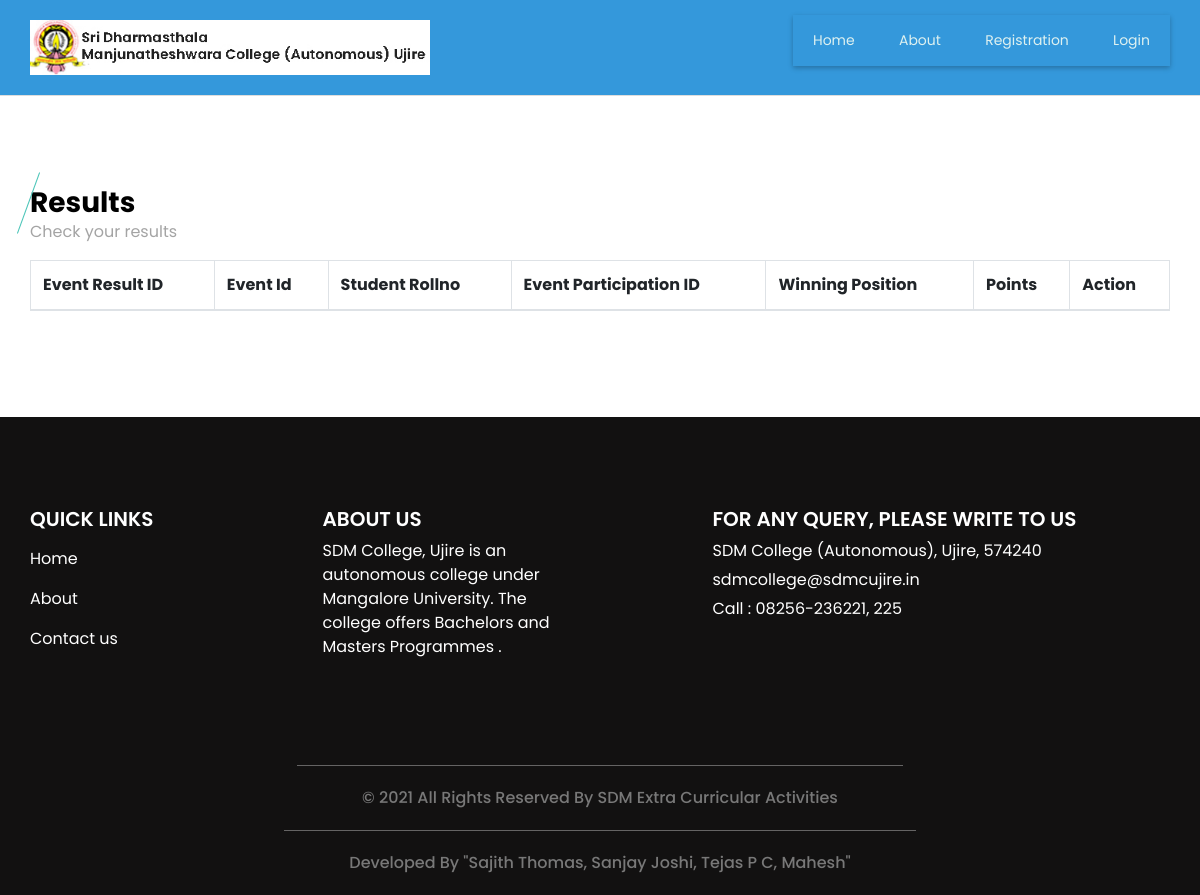
The page /view_event_result_status.php on the database as committed earlier.
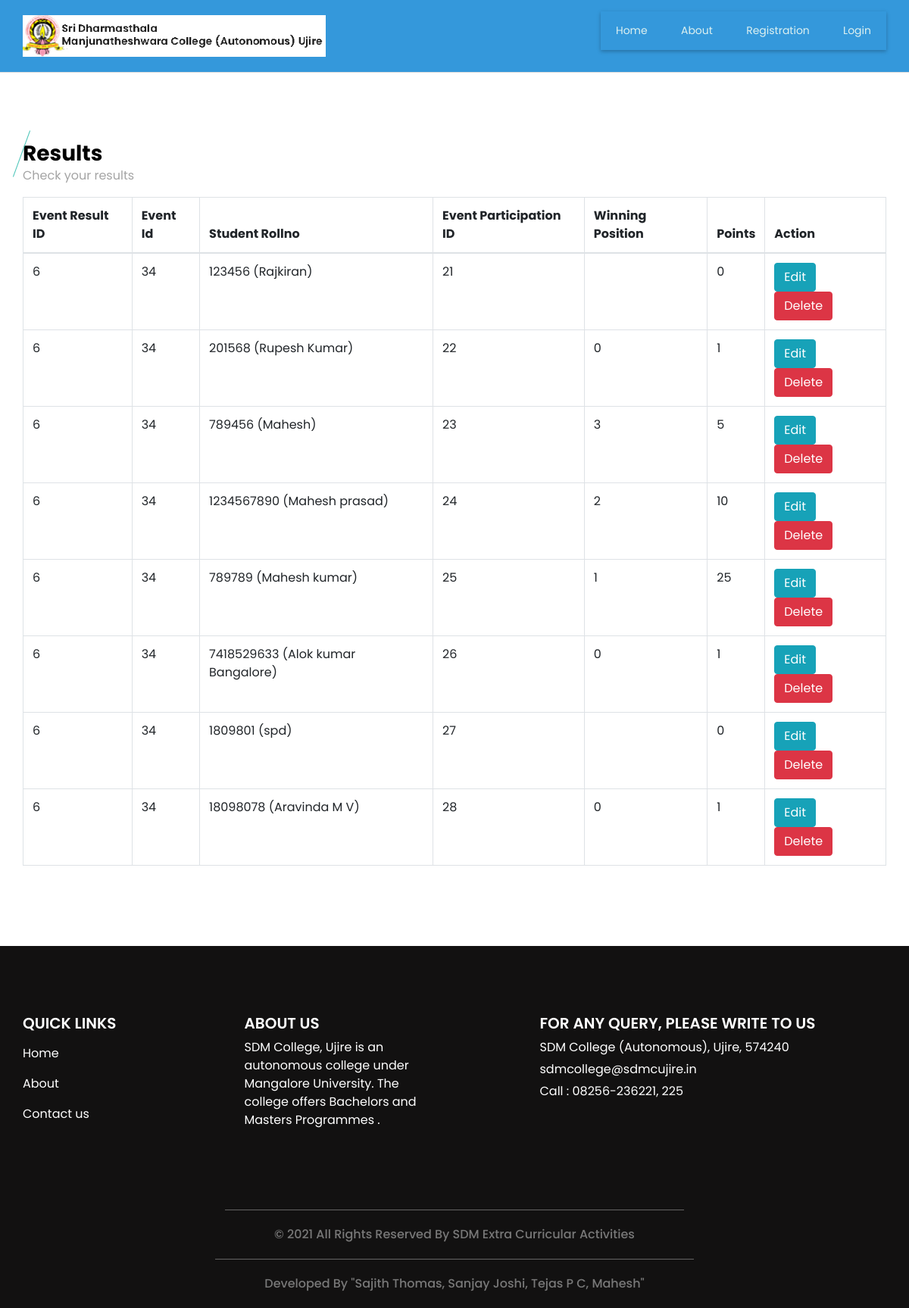
The same page on the database as committed later.
### tables this page shows
CREATE TABLE `event_result_status` (
  `result_status_id` int(11) NOT NULL,
  `event_result_id` int(11) NOT NULL,
  `event_id` int(11) NOT NULL,
  `student_id` int(11) NOT NULL,
  `event_participation_id` int(11) NOT NULL,
  `winning_position` varchar(25) NOT NULL,
  `point` int(11) NOT NULL,
  `event_participation_type` varchar(25) NOT NULL,
  `team` varchar(25) NOT NULL
);

CREATE TABLE `student` (
  `student_id` int(11) NOT NULL,
  `student_name` varchar(30) NOT NULL,
  `course_id` int(11) NOT NULL,
  `student_rollno` varchar(10) NOT NULL,
  `student_password` varchar(300) NOT NULL,
  `st_class` varchar(20) NOT NULL,
  `student_image` varchar(300) NOT NULL,
  `gender` varchar(10) NOT NULL,
  `dob` date NOT NULL,
  `language` varchar(25) NOT NULL,
  `elective_paper` varchar(20) NOT NULL,
  `extension_activities` varchar(50) NOT NULL,
  `student_status` varchar(10) NOT NULL
);

### view_event_result_status.php (the view, shortened to what this page needs)
<?php
include("header.php");
?>
  <section class="event_section layout_padding">
    <div class="container">
      <div class="heading_container">
        <h3>
         Results
        </h3>
        <p>
         Check your results
        </p>
      </div>
      <div class="event_container">
        <div class="">
<table id="datatableplugin" class="table table-bordered">
<thead>
		<tr>
			<th>Event Result ID</th>
			<th>Event Id</th>
			<th>Student Rollno</th>
			<th>Event Participation ID</th>
			<th>Winning Position</th>
			<th>Points</th>
			<th>Action</th>
		</tr>
	</thead>
	<tbody>
		<?php
		$sqlview = "SELECT event_result_status.*,student.student_rollno,student.student_name FROM  event_result_status LEFT JOIN student ON event_result_status.student_id=student.student_id";
		$qsqlview = mysqli_query($con,$sqlview);
		while($rsview = mysqli_fetch_array($qsqlview))
		{
			echo "<tr>
				<td>$rsview[event_result_id]</td>
				<td>$rsview[event_id]</td>
				<td>$rsview[student_rollno] ($rsview[student_name])</td>
				<td>$rsview[event_participation_id]</td>
				<td>$rsview[winning_position]</td>
				<td>$rsview[point]</td>
				<td>
				<a href='event_result_status.php?editid=$rsview[result_status_id]' class='btn btn-info'>Edit</a>
				<a href='view_event_result_status.php?delid=$rsview[result_status_id]' class='btn btn-danger' onclick='return confirmdel()' >Delete</a>
			</tr>";
		}
		?>
	</tbody>
</table>
        </div>
      </div>
    </div>
  </section>
<?php
include("footer.php");
?>

Rows that differ between the two databases and show on the page:
added event_result_status: event_result "6", event "34", student.student_rollno "123456", student.student_name "Rajkiran", event_participation "21", point "0"
added event_result_status: event_result "6", event "34", student.student_rollno "201568", student.student_name "Rupesh Kumar", event_participation "22", winning_position "0", point "1"
added event_result_status: event_result "6", event "34", student.student_rollno "789456", student.student_name "Mahesh", event_participation "23", winning_position "3", point "5"
added event_result_status: event_result "6", event "34", student.student_rollno "1234567890", student.student_name "Mahesh prasad", event_participation "24", winning_position "2", point "10"
added event_result_status: event_result "6", event "34", student.student_rollno "789789", student.student_name "Mahesh kumar", event_participation "25", winning_position "1", point "25"
added event_result_status: event_result "6", event "34", student.student_rollno "7418529633", student.student_name "Alok kumar Bangalore", event_participation "26", winning_position "0", point "1"
added event_result_status: event_result "6", event "34", student.student_rollno "1809801", student.student_name "spd", event_participation "27", point "0"
added event_result_status: event_result "6", event "34", student.student_rollno "18098078", student.student_name "Aravinda M V", event_participation "28", winning_position "0", point "1"
